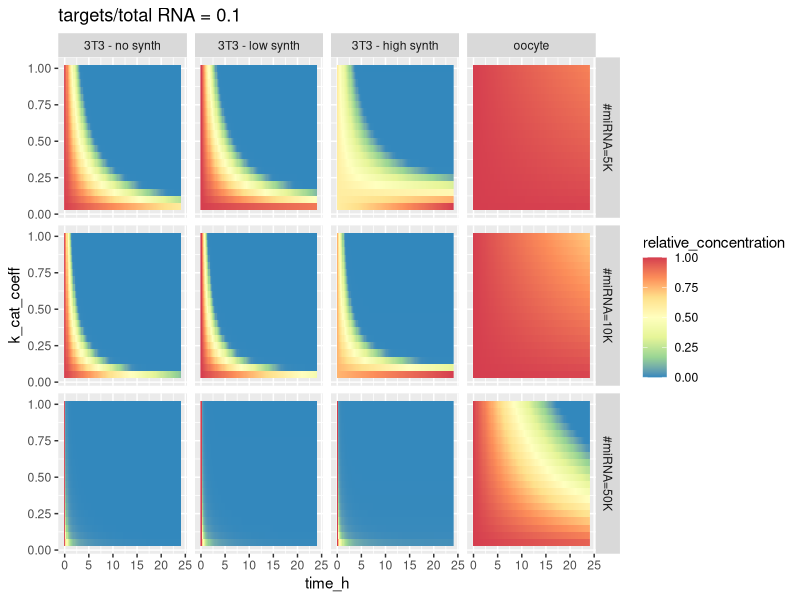
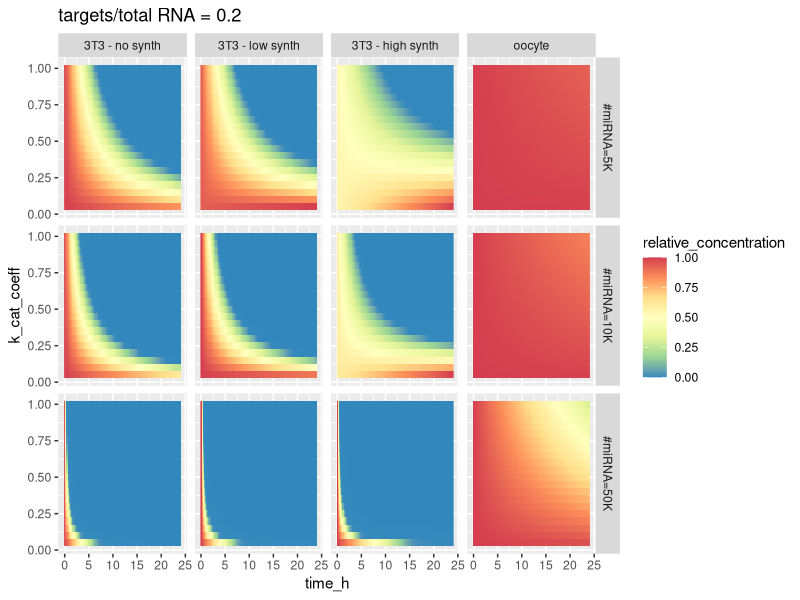

Write R code to recreate these figures, in order.
## ---- chunk 1
#Next line is useful for Word output
#knitr::opts_chunk$set(echo = FALSE)
knitr::opts_chunk$set(fig.width = 9)
library(deSolve)
library(tidyverse)
library(ggridges)
library(cowplot)
library(knitr)
options(dplyr.show_progress = FALSE)
## ---- chunk 2
### Define units and conversions
#Using litre as volume unit! (since constants are in moles per litre)
mole_unit <- 6.022e14 #nano mole
mole_unit_from_nano_mole <- 1
mole_unit_from_mole <- 1e9
#Using second as time unit
time_unit_from_sec <- 1

K_M_siRNA <- 0.1 * mole_unit_from_nano_mole
k_on_siRNA <- 3.6e7 / (mole_unit_from_mole * time_unit_from_sec)

k_off_siRNA <- 7.7e-4 / time_unit_from_sec
k_cat_siRNA <- 8.1e-4 / time_unit_from_sec
k_cat_siRNA_computed <- K_M_siRNA * k_on_siRNA - k_off_siRNA

k_on_miRNA <- 0.2e8 / (mole_unit_from_mole * time_unit_from_sec)
k_off_miRNA <- 0.051e-2 / time_unit_from_sec

### Combinations of data we use
volume_3T3 <- 4.4e-12 
total_RNA_3T3 <- 5e5
cells <- tibble(
  name = c("3T3 - no synth","3T3 - low synth","3T3 - high synth","oocyte"),
  volume = c(volume_3T3,volume_3T3,volume_3T3, 260e-12),
  total_RNA = c(total_RNA_3T3, total_RNA_3T3, total_RNA_3T3, 25e6),
  excess_RNA_synthesis = c(0, 5000 / 3600, 20000 / 3600, 0)
) %>% mutate(
  name = factor(name, levels = name)
)

target_pools <- tibble(fraction_of_total_RNA = c(0.1,0.2))

miRNA_counts <- tibble(miRNA_count = c(5e3,1e4,5e4))

k_cat_coeff_step = 0.05
k_cat_coeffs <- tibble(k_cat_coeff = seq(0.05,1, by = k_cat_coeff_step))

all_conditions <- crossing(cells, target_pools, miRNA_counts, k_cat_coeffs)

times <- seq(0,24*60*60 * time_unit_from_sec, length.out = 101)
time_step <- diff(times)[1]

one_step_degradation <- function(t, state, parameters) {
  with(as.list(c(state, parameters)), {
    d_target <- synthesis -k_on * enzyme * target + k_off * complex 
    d_enzyme <- -k_on * enzyme * target + k_off * complex + k_cat * complex
    d_complex <- k_on * enzyme * target - k_off * complex - k_cat * complex
    list(c(d_target, d_enzyme, d_complex))
  })
}

plot_ode_result <- function(out, title) {
  out_tidy <- out %>% as.data.frame() %>% 
    gather(type, concentration, -time) %>%
    mutate(time_h = time / (3600 * time_unit_from_sec)) 
    
  
  uncleaved_plot <- out_tidy %>% 
    filter(type != "enzyme") %>%
    group_by(time_h) %>%
    summarise(all_uncleaved = sum(concentration)) %>%
    (function(data) { 
      ggplot(data,aes(x = time_h, y = all_uncleaved)) + geom_line() +
        ggtitle(paste0(title," uncleaved RNAs"))  +
        ylim(-1e-5, max(data$all_uncleaved)) 
    })

  print(uncleaved_plot)
  
  auxiliary_plot <- 
    ggplot(out_tidy, aes(x = time_h, y = concentration, color = type, linetype = type)) + geom_line() +
    ggtitle(paste0(title," all reactants") ) + 
    ylim(-1e-5, max(out_tidy$concentration))


  print(auxiliary_plot)
}

## ---- chunk 3
tibble(k_cat_reported = k_cat_siRNA * time_unit_from_sec, k_cat_computed =  k_cat_siRNA_computed * time_unit_from_sec) %>% mutate(computed_to_reported_ratio = k_cat_computed / k_cat_reported) %>% kable()
## ---- chunk 4
tibble(k_coeff_min = min(k_cat_coeffs$k_cat_coeff), k_coeff_max = max(k_cat_coeffs$k_cat_coeff), num_intermediate_values = nrow(k_cat_coeffs)) %>% kable()
## ---- chunk 5
cells %>% mutate(volume_pl = volume * 10^12, excess_RNA_synthesis = excess_RNA_synthesis * 3600) %>% select(-volume) %>%  kable()
## ---- chunk 6
miRNA_counts %>% kable()
## ---- chunk 7
target_pools %>% kable()
## ---- chunk 8
# Getting the initial complex concentration at equilibrium

# K_D = k_on / k_off
# c/t*e = K_D
# c = t*e*K_D
# 
# t  = t_i - c
# e  = e_i - c
# 
# c = (t_i - c)*(e_i-c)*K_D
# 
# c = c^2 * K_D + c*(-e_i -t_i)*K_D + e_i * t_i * K_D
# 0 = c^2 * K_D + c*((-e_i -t_i)*K_D - 1) + e_i * t_i * K_D
# 
# D = ((-e_i -t_i)*K_D - 1)^2 - 4*e_i * t_i * K_D^2
# c = ( -((-e_i -t_i)*K_D - 1)  +- sqrt(D) ) / (2 * K_D)
# c = ( (e_i + t_i) * K_D + 1 + sqrt(D) ) / (2 * K_D)

## ---- chunk 9
miRNA_sim_single <- function(condition, init_complex_equilibrium = TRUE) {
  params <- c(k_cat = k_cat_siRNA * condition$k_cat_coeff, 
              k_on = k_on_miRNA, 
              k_off = k_off_miRNA,
              synthesis = (condition$excess_RNA_synthesis / mole_unit) * (condition$fraction_of_total_RNA / condition$volume)
              )
  
  #Init the enzyme and complex at equilibrium
  total_target <- (condition$total_RNA / mole_unit) * (condition$fraction_of_total_RNA / condition$volume)
  total_enzyme <- condition$miRNA_count / (condition$volume * mole_unit)
  
  
  if(init_complex_equilibrium) {
    K_D <-  params["k_on"] / params["k_off"]
    names(K_D) <- NULL #For some reason, this has name and it messes up later computations
    complex_D <- (((total_target + total_enzyme) * K_D + 1) ^ 2) - 4 * total_target * total_enzyme * (K_D^2)
    initial_complex <- ((total_target + total_enzyme) * K_D + 1 - sqrt(complex_D)) / (2 * K_D)
    
    free_target <- total_target - initial_complex
    free_enzyme <- total_enzyme - initial_complex
    
    #Check that the equilibirum calculation is OK
    if(free_enzyme < 0 || free_target < 0 || initial_complex < 0) {
      stop("Concentrations below zero")
    }
    check <- initial_complex / (free_target * free_enzyme)
    if(abs(check - K_D) > 1e-8) {
      stop("Not equilibrium")
    }
  
    state <- c(target = free_target, enzyme = free_enzyme, complex = initial_complex)
  } else {
    initial_complex = 0
    state <- c(target = total_target, enzyme = total_enzyme, complex = 0)
  }
  
  out <- ode(y = state, times = times, func = one_step_degradation, parms = params)

  tidy_out <- out %>% as.data.frame() %>%
    gather(type, concentration, -time) %>%
    mutate(time_h = time / (3600 * time_unit_from_sec)) 

  crossing(as.tibble(condition), tidy_out)
}

sim_results <- all_conditions %>%
  rowwise() %>% do(miRNA_sim_single(., init_complex_equilibrium = TRUE)) %>% ungroup()
## ---- chunk 10
plot_concentration_surface <- function(to_show) {
  if(length(unique(to_show$fraction_of_total_RNA)) != 1) {
    stop("Has to be unique")
  }
  
  label_miRNA_count <- function(value) {
    paste0("#miRNA=",round(as.numeric(value)/1000),"K")
  }
  
 p <- to_show %>% filter(type == "target") %>% group_by(fraction_of_total_RNA, miRNA_count, name) %>% 
   mutate(concentration = if_else(concentration < 0, 0, concentration),
          relative_concentration = concentration / max(concentration)) %>%
  ungroup() %>%
  ggplot(aes(x=time_h, y = k_cat_coeff, fill = relative_concentration, z = relative_concentration)) + 
   geom_raster() + 
   scale_fill_distiller(palette = "Spectral") +
   facet_grid(miRNA_count~name, labeller= labeller(miRNA_count = label_miRNA_count)) +
   ggtitle(paste("targets/total RNA =", to_show$fraction_of_total_RNA[1]))
  print(p)
  data.frame()
}

sim_results %>%group_by(fraction_of_total_RNA) %>% do(plot_concentration_surface(.)) %>% invisible()
